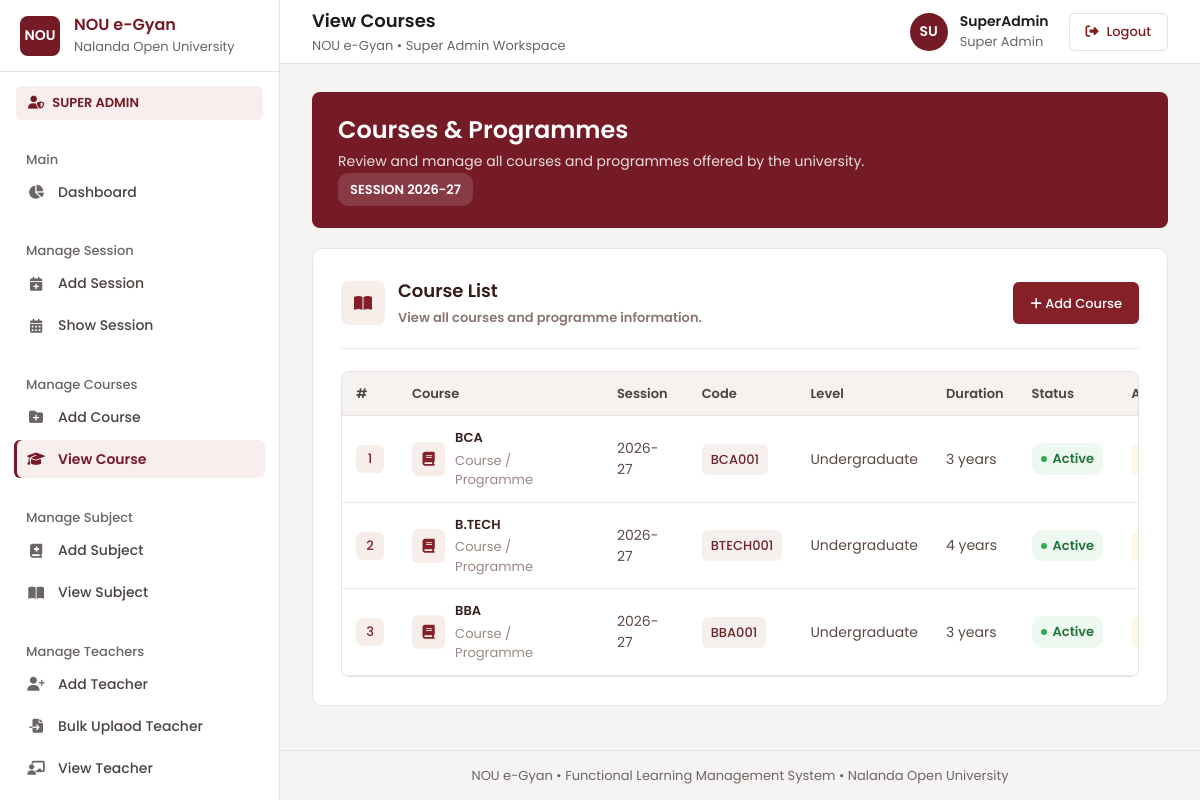
Screenshot of /viewcourse (signed in) with the database file from the repository.
### myapp/models.py (models this page shows)
class tbl_course(models.Model):
    id = models.IntegerField(primary_key=True, auto_created=True)
    session = models.CharField(max_length=100)
    course_code = models.CharField(max_length=100)
    course_name = models.CharField(max_length=200)
    level = models.CharField(max_length=100)
    duration = models.CharField(max_length=100)
    status = models.CharField(max_length=100)
    description = models.TextField()
    Dor = models.DateTimeField()

### myapp/views.py (the view)
# urls.py: path("viewcourse",viewcourse, name="viewcourse"),
@cache_control(no_cache=True, must_revalidate=True, no_store=True)
@login_required
def viewcourse(request):
    courses = tbl_course.objects.all()
    return render(request,"superadmin/viewcourse.html",{"courses": courses})

### myapp/templates/superadmin/viewcourse.html (shortened to what this page needs)
{% extends 'superadmin/base.html' %}  {% block page_title %}View Courses{% endblock %}
{% block content %}
<div class="course-page">
  <section class="course-hero">
    <h1>Courses & Programmes</h1>
    <p>
      Review and manage all courses and programmes offered by the university.
    </p>
    <span class="session-tag"> SESSION 2026-27 </span>
  </section>
  <section class="course-section">
    <div class="section-head">
      <div class="section-title">
        <div class="section-icon">
          <i class="fa-solid fa-book-open"></i>
        </div>
        <div>
          <h2>Course List</h2>
          <p>View all courses and programme information.</p>
        </div>
      </div>
      <a href="{% url 'addcourse' %}" class="add-btn">
        <i class="fa-solid fa-plus"></i>
        Add Course
      </a>
    </div>
    <div class="table-wrap">
      <table class="course-table">
        <thead>
          <tr>
            <th>#</th>
            <th>Course</th>
            <th>Session</th>
            <th>Code</th>
            <th>Level</th>
            <th>Duration</th>
            <th>Status</th>
            <th>Action</th>
          </tr>
        </thead>
        <tbody>
          {% for course in courses %}
          <tr>
            <td>
              <span class="number-badge"> {{ course.id }} </span>
            </td>
            <td>
              <div class="course-name">
                <div class="course-mini-icon">
                  <i class="fa-solid fa-book"></i>
                </div>
                <div>
                  <strong> {{ course.course_name }} </strong>
                  <small> Course / Programme </small>
                </div>
              </div>
            </td>
            <td>{{ course.session }}</td>
            <td>
              <span class="code-badge"> {{ course.course_code }} </span>
            </td>
            <td>{{ course.level }}</td>
            <td>{{ course.duration }}</td>
            <td>
              {% if course.status == "Active" %}
              <span class="status status-active">
                <span class="status-dot"></span>
                Active
              </span>
              {% else %}
              <span class="status status-inactive">
                <span class="status-dot"></span>
                Inactive
              </span>
              {% endif %}
            </td>
            <td>
              <div class="actions">
                <a
                  href="{% url 'editcourse' course.id %}"
                  class="action-btn edit-btn"
                >
                </a>
              </div>
            </td>
          </tr>
          {% empty %}
          <tr>
            <td colspan="8" style="text-align: center; padding: 35px">
              No courses available.
            </td>
          </tr>
          {% endfor %}
        </tbody>
      </table>
    </div>
  </section>
</div>
{% endblock %}

### myapp/templates/superadmin/base.html (style rules this page uses)
* { margin: 0; padding: 0; box-sizing: border-box; }
html, body { width: 100%; min-height: 100%; }
body { font-family: "Poppins", sans-serif; background: #f4f6f9; color: #1e293b; }
a { text-decoration: none; }

### myapp/templates/partials/poppins.html (style rules this page uses)
:root { --font-poppins: "Poppins", system-ui, -apple-system, "Segoe UI", Roboto, sans-serif; --fw-light: 300; --fw-regular: 400; --fw-medium: 500; --fw-semibold: 600; --fw-bold: 700; --fw-extrabold: 800; }
html, body, button, input, select, textarea, optgroup, option, table, caption, th, td, h1, h2, h3, h4, h5, h6, p, a, span, div, label, ul, ol, li, dl, dt, dd, small, strong, b, em, legend, summary, figcaption, blockquote, section, header, footer, nav, main, aside, article, form, fieldset { font-family: var(--font-poppins); }
html { -webkit-text-size-adjust: 100%; text-size-adjust: 100%; }
body { font-weight: var(--fw-regular); -webkit-font-smoothing: antialiased; -moz-osx-font-smoothing: grayscale; text-rendering: optimizeLegibility; -webkit-tap-highlight-color: transparent; }

### myapp/templates/superadmin/viewcourse.html (style rules this page uses)
.course-page { max-width: 1200px; margin: 0 auto; }
.course-hero { padding: 32px 35px; margin-bottom: 25px; border-radius: 10px; color: white; background: #661620; box-shadow: none; }
.course-hero h1 { margin: 0; font-size: 28px; font-weight: 600; }
.course-hero p { margin: 8px 0 18px; font-size: 13px; opacity: 0.85; }
.session-tag { display: inline-block; padding: 7px 12px; border-radius: 10px; font-size: 13px; font-weight: 600; background: rgba(255, 255, 255, 0.14); }
.course-section { background: white; border: 1px solid #ece4df; border-radius: 10px; padding: 28px; box-shadow: none; }
.section-head { display: flex; align-items: center; justify-content: space-between; gap: 20px; padding-bottom: 20px; margin-bottom: 22px; border-bottom: 1px solid #eee7e2; }
.section-title { display: flex; align-items: center; gap: 13px; }
.section-icon { width: 44px; height: 44px; display: flex; align-items: center; justify-content: center; border-radius: 8px; background: #f8eee9; color: #851f28; font-size: 16px; }
.section-title h2 { margin: 0; font-size: 18px; color: #381b1b; }
.section-title p { margin: 4px 0 0; font-size: 13px; color: #8b7772; }
.add-btn { height: 42px; padding: 0 17px; padding-top:12px; border: none; border-radius: 6px; background: #851f28; color: white; font-size: 13px; font-weight: 600; cursor: pointer; }
.table-wrap { width: 100%; overflow-x: auto; }
.course-table { width: 100%; border-collapse: collapse; min-width: 950px; }
.course-table th { padding: 13px 12px; text-align: left; font-size: 13px; color: #806b66; font-weight: 600; text-transform: none; letter-spacing: 0; background: #faf7f5; border-bottom: 1px solid #eee5e0; }
.course-table td { padding: 14px 12px; font-size: 13px; color: #5c4945; border-bottom: 1px solid #f1eae6; vertical-align: middle; }
.number-badge { width: 28px; height: 28px; display: inline-flex; align-items: center; justify-content: center; border-radius: 6px; background: #f7eee9; color: #851f28; font-size: 13px; font-weight: 600; }
.course-name { display: flex; align-items: center; gap: 10px; }
.course-mini-icon { width: 34px; height: 34px; display: flex; align-items: center; justify-content: center; border-radius: 6px; background: #f8eee9; color: #851f28; }
.course-name strong { display: block; color: #382020; font-size: 13px; }
.course-name small { display: block; margin-top: 3px; color: #9a8883; font-size: 13px; }
.code-badge { padding: 6px 9px; border-radius: 6px; background: #f5f0ed; color: #6e252b; font-size: 13px; font-weight: 600; }
.status { display: inline-flex; align-items: center; gap: 6px; padding: 6px 9px; border-radius: 10px; font-size: 13px; font-weight: 600; }
.status-dot { width: 6px; height: 6px; border-radius: 50%; }
.status-active { color: #24733d; background: #edf8f0; }
.status-active .status-dot { background: #35a853; }
.actions { display: flex; gap: 7px; }
.action-btn { height: 32px; padding: 0 10px; display: inline-flex; align-items: center; gap: 5px; border-radius: 6px; text-decoration: none; font-size: 13px; font-weight: 600; }
.edit-btn { color: #795b22; background: #fff8e8; }

### rows the page displays
tbl_course: id "1", course_name "BCA", session "2026-27", course_code "BCA001", level "Undergraduate", duration "3 years", status "Active" (drawn)
tbl_course: id "2", course_name "B.TECH", session "2026-27", course_code "BTECH001", level "Undergraduate", duration "4 years", status "Active" (drawn)
tbl_course: id "3", course_name "BBA", session "2026-27", course_code "BBA001", level "Undergraduate", duration "3 years", status "Active" (drawn)
